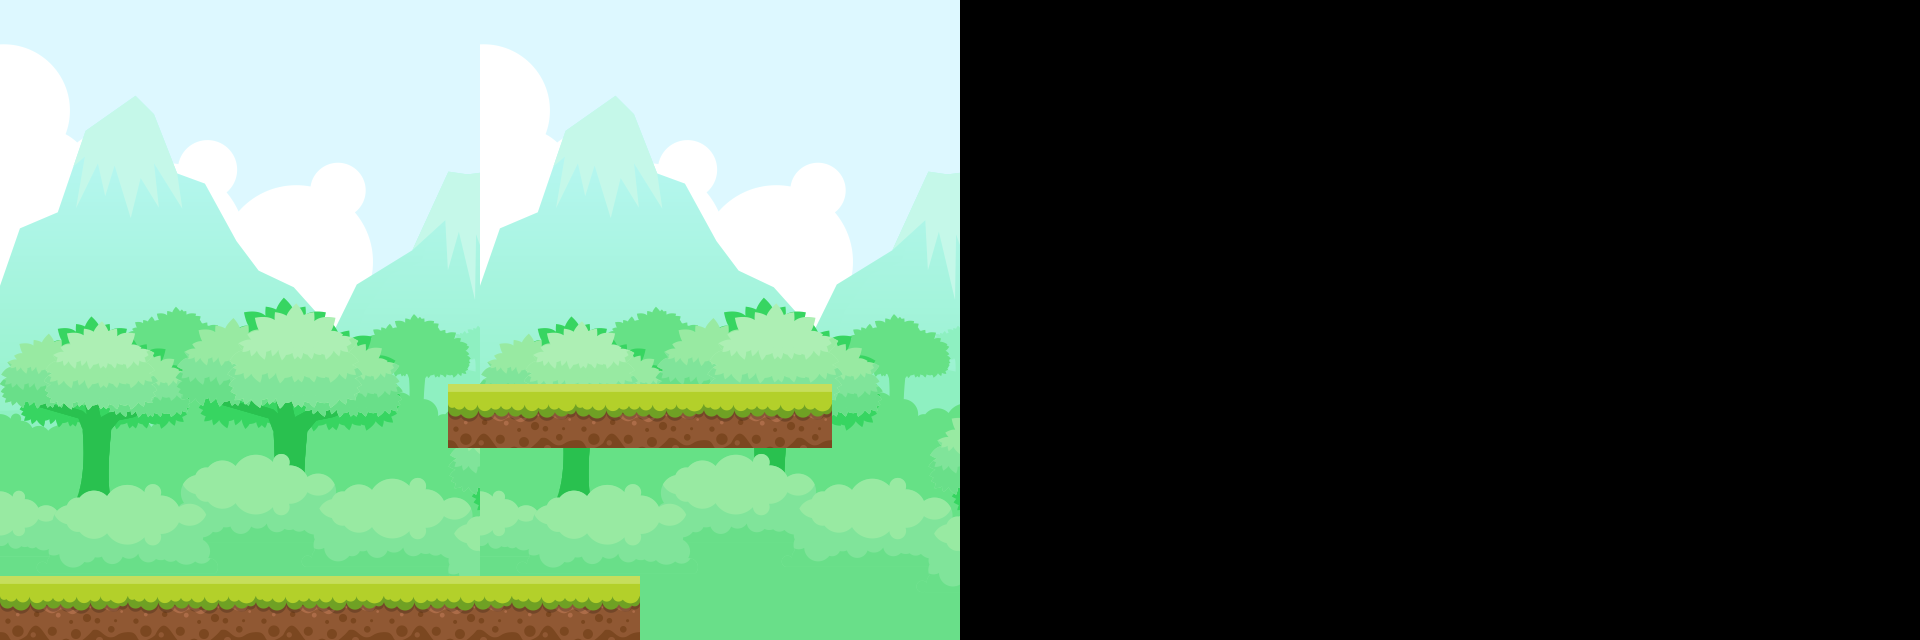

Tiled map render using the project's own tile images. Description and the whole map definition, tile-layer contents included, below:
An orthogonal 60x20 tile map with 32x32 px tiles, 2 tile layers (background, walls), 2 tilesets and 2 objects (2x solid).

<map version="1.0" orientation="orthogonal" renderorder="right-down" width="60" height="20" tilewidth="32" tileheight="32" nextobjectid="5">
 <tileset firstgid="1" name="background" tilewidth="32" tileheight="32" tilecount="713" columns="31">
  <image source="BG.png" width="1000" height="750" />
 </tileset>
 <tileset firstgid="714" name="walls" tilewidth="32" tileheight="32" tilecount="8" columns="4">
  <image source="14.png" width="128" height="93" />
 </tileset>
 <layer name="background" width="60" height="20">
  <data encoding="csv">
32,33,34,35,36,37,38,39,40,41,42,43,44,45,46,32,33,34,35,36,37,38,39,40,41,42,43,44,45,46,0,0,0,0,0,0,0,0,0,0,0,0,0,0,0,0,0,0,0,0,0,0,0,0,0,0,0,0,0,0,
63,64,65,66,67,68,69,70,71,72,73,74,75,76,77,63,64,65,66,67,68,69,70,71,72,73,74,75,76,77,0,0,0,0,0,0,0,0,0,0,0,0,0,0,0,0,0,0,0,0,0,0,0,0,0,0,0,0,0,0,
94,95,96,97,98,99,100,101,102,103,104,105,106,107,108,94,95,96,97,98,99,100,101,102,103,104,105,106,107,108,0,0,0,0,0,0,0,0,0,0,0,0,0,0,0,0,0,0,0,0,0,0,0,0,0,0,0,0,0,0,
125,126,127,128,129,130,131,132,133,134,135,136,137,138,139,125,126,127,128,129,130,131,132,133,134,135,136,137,138,139,0,0,0,0,0,0,0,0,0,0,0,0,0,0,0,0,0,0,0,0,0,0,0,0,0,0,0,0,0,0,
156,157,158,159,160,161,162,163,164,165,166,167,168,169,170,156,157,158,159,160,161,162,163,164,165,166,167,168,169,170,0,0,0,0,0,0,0,0,0,0,0,0,0,0,0,0,0,0,0,0,0,0,0,0,0,0,0,0,0,0,
187,188,189,190,191,192,193,194,195,196,197,198,199,200,201,187,188,189,190,191,192,193,194,195,196,197,198,199,200,201,0,0,0,0,0,0,0,0,0,0,0,0,0,0,0,0,0,0,0,0,0,0,0,0,0,0,0,0,0,0,
218,219,220,221,222,223,224,225,226,227,228,229,230,231,232,218,219,220,221,222,223,224,225,226,227,228,229,230,231,232,0,0,0,0,0,0,0,0,0,0,0,0,0,0,0,0,0,0,0,0,0,0,0,0,0,0,0,0,0,0,
249,250,251,252,253,254,255,256,257,258,259,260,261,262,263,249,250,251,252,253,254,255,256,257,258,259,260,261,262,263,0,0,0,0,0,0,0,0,0,0,0,0,0,0,0,0,0,0,0,0,0,0,0,0,0,0,0,0,0,0,
280,281,282,283,284,285,286,287,288,289,290,291,292,293,294,280,281,282,283,284,285,286,287,288,289,290,291,292,293,294,0,0,0,0,0,0,0,0,0,0,0,0,0,0,0,0,0,0,0,0,0,0,0,0,0,0,0,0,0,0,
311,312,313,314,315,316,317,318,319,320,321,322,323,324,325,311,312,313,314,315,316,317,318,319,320,321,322,323,324,325,0,0,0,0,0,0,0,0,0,0,0,0,0,0,0,0,0,0,0,0,0,0,0,0,0,0,0,0,0,0,
342,343,344,345,346,347,348,349,350,351,352,353,354,355,356,342,343,344,345,346,347,348,349,350,351,352,353,354,355,356,0,0,0,0,0,0,0,0,0,0,0,0,0,0,0,0,0,0,0,0,0,0,0,0,0,0,0,0,0,0,
373,374,375,376,377,378,379,380,381,382,383,384,385,386,387,373,374,375,376,377,378,379,380,381,382,383,384,385,386,387,0,0,0,0,0,0,0,0,0,0,0,0,0,0,0,0,0,0,0,0,0,0,0,0,0,0,0,0,0,0,
404,405,406,407,408,409,410,411,412,413,414,415,416,417,418,404,405,406,407,408,409,410,411,412,413,414,415,416,417,418,0,0,0,0,0,0,0,0,0,0,0,0,0,0,0,0,0,0,0,0,0,0,0,0,0,0,0,0,0,0,
435,436,437,438,439,440,441,442,443,444,445,446,447,448,449,435,436,437,438,439,440,441,442,443,444,445,446,447,448,449,0,0,0,0,0,0,0,0,0,0,0,0,0,0,0,0,0,0,0,0,0,0,0,0,0,0,0,0,0,0,
466,467,468,469,470,471,472,473,474,475,476,477,478,479,480,466,467,468,469,470,471,472,473,474,475,476,477,478,479,480,0,0,0,0,0,0,0,0,0,0,0,0,0,0,0,0,0,0,0,0,0,0,0,0,0,0,0,0,0,0,
497,498,499,500,501,502,503,504,505,506,507,508,509,510,511,497,498,499,500,501,502,503,504,505,506,507,508,509,510,511,0,0,0,0,0,0,0,0,0,0,0,0,0,0,0,0,0,0,0,0,0,0,0,0,0,0,0,0,0,0,
528,529,530,531,532,533,534,535,536,537,538,539,540,541,542,528,529,530,531,532,533,534,535,536,537,538,539,540,541,542,0,0,0,0,0,0,0,0,0,0,0,0,0,0,0,0,0,0,0,0,0,0,0,0,0,0,0,0,0,0,
559,560,561,562,563,564,565,566,567,568,569,570,571,572,573,559,560,561,562,563,564,565,566,567,568,569,570,571,572,573,0,0,0,0,0,0,0,0,0,0,0,0,0,0,0,0,0,0,0,0,0,0,0,0,0,0,0,0,0,0,
590,591,592,593,594,595,596,597,598,599,600,601,602,603,604,590,591,592,593,594,595,596,597,598,599,600,601,602,603,604,0,0,0,0,0,0,0,0,0,0,0,0,0,0,0,0,0,0,0,0,0,0,0,0,0,0,0,0,0,0,
621,622,623,624,625,626,627,628,629,630,631,632,633,634,635,621,622,623,624,625,626,627,628,629,630,631,632,633,634,635,0,0,0,0,0,0,0,0,0,0,0,0,0,0,0,0,0,0,0,0,0,0,0,0,0,0,0,0,0,0
</data>
 </layer>
 <layer name="walls" width="60" height="20">
  <data encoding="csv">
0,0,0,0,0,0,0,0,0,0,0,0,0,0,0,0,0,0,0,0,0,0,0,0,0,0,0,0,0,0,0,0,0,0,0,0,0,0,0,0,0,0,0,0,0,0,0,0,0,0,0,0,0,0,0,0,0,0,0,0,
0,0,0,0,0,0,0,0,0,0,0,0,0,0,0,0,0,0,0,0,0,0,0,0,0,0,0,0,0,0,0,0,0,0,0,0,0,0,0,0,0,0,0,0,0,0,0,0,0,0,0,0,0,0,0,0,0,0,0,0,
0,0,0,0,0,0,0,0,0,0,0,0,0,0,0,0,0,0,0,0,0,0,0,0,0,0,0,0,0,0,0,0,0,0,0,0,0,0,0,0,0,0,0,0,0,0,0,0,0,0,0,0,0,0,0,0,0,0,0,0,
0,0,0,0,0,0,0,0,0,0,0,0,0,0,0,0,0,0,0,0,0,0,0,0,0,0,0,0,0,0,0,0,0,0,0,0,0,0,0,0,0,0,0,0,0,0,0,0,0,0,0,0,0,0,0,0,0,0,0,0,
0,0,0,0,0,0,0,0,0,0,0,0,0,0,0,0,0,0,0,0,0,0,0,0,0,0,0,0,0,0,0,0,0,0,0,0,0,0,0,0,0,0,0,0,0,0,0,0,0,0,0,0,0,0,0,0,0,0,0,0,
0,0,0,0,0,0,0,0,0,0,0,0,0,0,0,0,0,0,0,0,0,0,0,0,0,0,0,0,0,0,0,0,0,0,0,0,0,0,0,0,0,0,0,0,0,0,0,0,0,0,0,0,0,0,0,0,0,0,0,0,
0,0,0,0,0,0,0,0,0,0,0,0,0,0,0,0,0,0,0,0,0,0,0,0,0,0,0,0,0,0,0,0,0,0,0,0,0,0,0,0,0,0,0,0,0,0,0,0,0,0,0,0,0,0,0,0,0,0,0,0,
0,0,0,0,0,0,0,0,0,0,0,0,0,0,0,0,0,0,0,0,0,0,0,0,0,0,0,0,0,0,0,0,0,0,0,0,0,0,0,0,0,0,0,0,0,0,0,0,0,0,0,0,0,0,0,0,0,0,0,0,
0,0,0,0,0,0,0,0,0,0,0,0,0,0,0,0,0,0,0,0,0,0,0,0,0,0,0,0,0,0,0,0,0,0,0,0,0,0,0,0,0,0,0,0,0,0,0,0,0,0,0,0,0,0,0,0,0,0,0,0,
0,0,0,0,0,0,0,0,0,0,0,0,0,0,0,0,0,0,0,0,0,0,0,0,0,0,0,0,0,0,0,0,0,0,0,0,0,0,0,0,0,0,0,0,0,0,0,0,0,0,0,0,0,0,0,0,0,0,0,0,
0,0,0,0,0,0,0,0,0,0,0,0,0,0,0,0,0,0,0,0,0,0,0,0,0,0,0,0,0,0,0,0,0,0,0,0,0,0,0,0,0,0,0,0,0,0,0,0,0,0,0,0,0,0,0,0,0,0,0,0,
0,0,0,0,0,0,0,0,0,0,0,0,0,0,0,0,0,0,0,0,0,0,0,0,0,0,0,0,0,0,0,0,0,0,0,0,0,0,0,0,0,0,0,0,0,0,0,0,0,0,0,0,0,0,0,0,0,0,0,0,
0,0,0,0,0,0,0,0,0,0,0,0,0,0,714,715,716,717,714,715,716,717,714,715,716,717,0,0,0,0,0,0,0,0,0,0,0,0,0,0,0,0,0,0,0,0,0,0,0,0,0,0,0,0,0,0,0,0,0,0,
0,0,0,0,0,0,0,0,0,0,0,0,0,0,718,719,720,721,718,719,720,721,718,719,720,721,0,0,0,0,0,0,0,0,0,0,0,0,0,0,0,0,0,0,0,0,0,0,0,0,0,0,0,0,0,0,0,0,0,0,
0,0,0,0,0,0,0,0,0,0,0,0,0,0,0,0,0,0,0,0,0,0,0,0,0,0,0,0,0,0,0,0,0,0,0,0,0,0,0,0,0,0,0,0,0,0,0,0,0,0,0,0,0,0,0,0,0,0,0,0,
0,0,0,0,0,0,0,0,0,0,0,0,0,0,0,0,0,0,0,0,0,0,0,0,0,0,0,0,0,0,0,0,0,0,0,0,0,0,0,0,0,0,0,0,0,0,0,0,0,0,0,0,0,0,0,0,0,0,0,0,
0,0,0,0,0,0,0,0,0,0,0,0,0,0,0,0,0,0,0,0,0,0,0,0,0,0,0,0,0,0,0,0,0,0,0,0,0,0,0,0,0,0,0,0,0,0,0,0,0,0,0,0,0,0,0,0,0,0,0,0,
0,0,0,0,0,0,0,0,0,0,0,0,0,0,0,0,0,0,0,0,0,0,0,0,0,0,0,0,0,0,0,0,0,0,0,0,0,0,0,0,0,0,0,0,0,0,0,0,0,0,0,0,0,0,0,0,0,0,0,0,
714,715,716,717,714,715,716,717,714,715,716,717,714,715,716,717,714,715,716,717,0,0,0,0,0,0,0,0,0,0,0,0,0,0,0,0,0,0,0,0,0,0,0,0,0,0,0,0,0,0,0,0,0,0,0,0,0,0,0,0,
718,719,720,721,718,719,720,721,718,719,720,721,718,719,720,721,718,719,720,721,0,0,0,0,0,0,0,0,0,0,0,0,0,0,0,0,0,0,0,0,0,0,0,0,0,0,0,0,0,0,0,0,0,0,0,0,0,0,0,0
</data>
 </layer>
 <objectgroup name="objects" offsetx="-2" offsety="0">
  <object id="1" name="object1" type="solid" x="0" y="576" width="639" height="61" />
  <object id="2" name="object2" type="solid" x="449" y="383" width="380" height="62" />
 </objectgroup>
</map>
